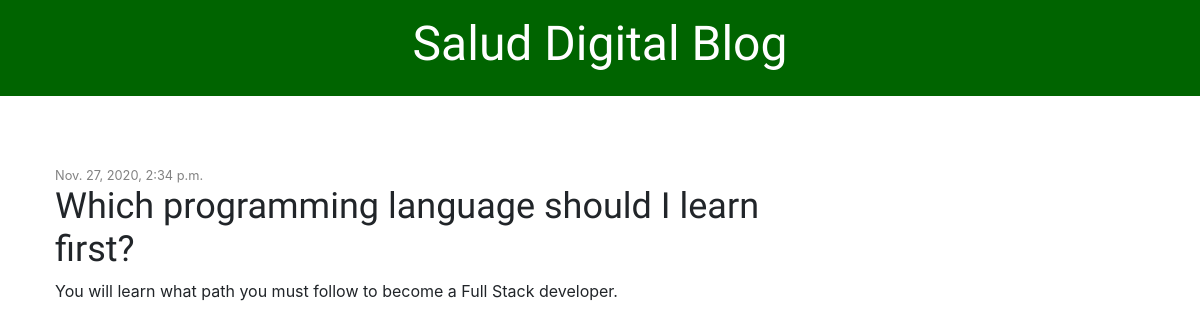
The app's page /post/4/ with its own data.
### blog/models.py (models this page shows, shortened)
class Post(models.Model):
    author = models.ForeignKey('auth.User', on_delete=models.CASCADE)
    title = models.CharField(max_length=200)
    text = models.TextField()
    date = models.DateTimeField(default=timezone.now)
    published_date = models.DateTimeField(blank=True, null=True)

### blog/views.py (the view)
# urls.py: path('post/<int:pk>/', views.post_detail, name='post_detail'),
def post_detail(request, pk):
    post = get_object_or_404(Post, pk=pk)
    stuff_for_frontend = {'post' : post}
    return render(request, 'blog/post_detail.html', stuff_for_frontend)

### blog/templates/blog/post_detail.html (shortened to what this page needs)
{% extends 'blog/base.html' %}
{% block content %}
    <div class="posts">
            {% if post.published_date %}
                <div class="date">
                {{ post.published_date }}
                </div>
            {% endif %}
        <h2>{{post.title}}</h2>
        <p>{{post.text|linebreaksbr}}</p>
    </div>
{% endblock %}

### blog/static/css/blog.css (style rules this page uses)
h1, h2, h3, h4 { font-family: 'Tangerine', 'Inconsolata', 'Droid Sans', serif; font-size: 36px; }
.date { color: #828282; font-size: 0.8em; }
.posts { margin-top: 70px; }

### records on screen
Post: published_date "Nov. 27, 2020, 2:34 p.m.", title "Which programming language should I learn first?", text "You will learn what path you must follow to become a Full Stack developer."
